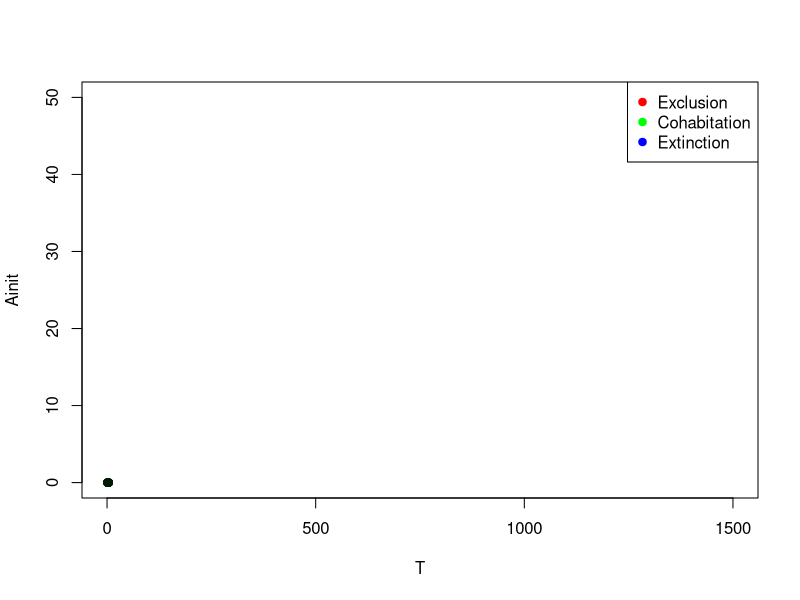

This chart was generated by the following R code: (Note: this script raises an error after producing the figure.)
rm(list=ls())
data <- read.table(file = "test.txt", sep=' ')
colnames(data)<-c("nb_test","Ainit","T","result")
plot(NA, NA, xlab='T', ylab="Ainit", xlim=c(0,1500), ylim=c(0,50))
legend("topright", c("Exclusion","Cohabitation","Extinction"),col=c(rgb(1,0,0),rgb(0,1,0), rgb(0,0,1)), pch=c(19))

N <- max(data["nb_test"])
L <- length(data$nb_test==1)/N

for (test in 1:N){
  for (i in 1:L){
    r <- 0
    g <- 0
    b <- 0
    if (data["result"][(test-1)*30+i,]=='Cohabitation'){
      g <- g+1
    }
    
    if (data["result"][(test-1)*30+i,]=='Exclusion'){
      r <- r+1
    }
    
    if (data["result"][(test-1)*30+i,]=='Extinction'){
      b <- b+1
    }
    
    r <- r/N
    b <- b/N
    g <- g/N
    points(data["T"][(test-1)*30+i,], data["Ainit"][(test-1)*30+i,], pch=c(19), col=rgb(r, g, b, maxColorValue = 1))
  }
}
